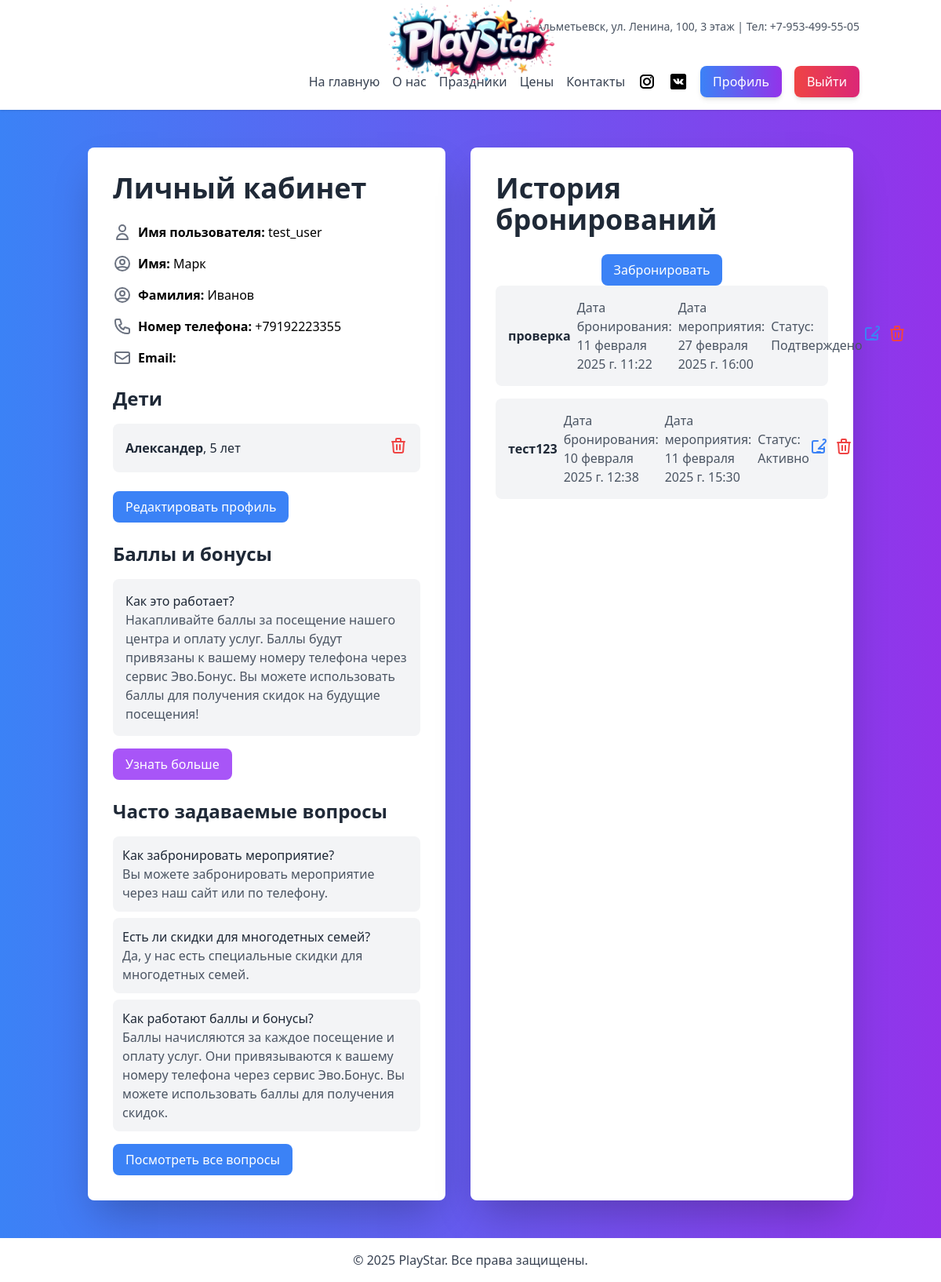
/accounts/profile/ (signed in), run on the app's committed database.
### main/models.py (models this page shows, shortened)
class CustomUser(AbstractUser):
    ROLE_CHOICES = [
        ('CLIENT', 'Клиент'),
        ('STAFF', 'Сотрудник'),
        ('MANAGER', 'Менеджер'),
        ('ADMIN', 'Администратор'),
    ]
    phone_number = models.CharField(max_length=15, unique=True, verbose_name="Номер телефона")
    role = models.CharField(
        max_length=10,
        choices=ROLE_CHOICES,
        default='CLIENT',  # По умолчанию роль "Клиент"
        verbose_name='Роль'
    )

class Child(models.Model):
    profile = models.ForeignKey(Profile, on_delete=models.CASCADE, related_name='children')
    name = models.CharField(max_length=100, verbose_name="Имя ребенка")
    age = models.PositiveIntegerField(verbose_name="Возраст ребенка")
    birthdate = models.DateField(verbose_name="Дата рождения", blank=True, null=True)  # Добавлено поле birthdate
    gender = models.CharField(max_length=10, choices=[('M', 'Male'), ('F', 'Female')], verbose_name="Пол", blank=True, null=True)  # Добавлено поле gender

### bookings/models.py (models this page shows, shortened)
class Booking(models.Model):
    user = models.ForeignKey(settings.AUTH_USER_MODEL, on_delete=models.CASCADE, related_name='bookings')
    event_name = models.CharField(max_length=255, verbose_name='Название мероприятия')
    booking_date = models.DateTimeField(auto_now_add=True, verbose_name='Дата бронирования')
    event_date = models.DateTimeField(verbose_name='Дата мероприятия')
    status = models.CharField(max_length=50, blank=True, null=True, default='Активно', verbose_name='Статус')
    children_count = models.PositiveIntegerField(default=1, blank=True, null=True, verbose_name='Количество детей')
    comment = models.TextField(max_length=255, blank=True, null=True, verbose_name='Комментарий')
    edited_by = models.CharField(max_length=50, blank=True, null=True, verbose_name='Отредактировано')  # Новое поле
    class Meta:
        verbose_name = 'Бронирование'
        verbose_name_plural = 'Бронирования'

### accounts/views.py (the view)
# urls.py: path('profile/', profile, name='profile'),
@login_required
def profile(request):
    user = request.user
    if not hasattr(user, 'profile'):
        Profile.objects.create(user=user)
    bookings = Booking.objects.filter(user=user).order_by('-booking_date')[:5]
    if request.method == 'POST' and 'create_booking' in request.POST:
        booking_form = BookingForm(request.POST)
        if booking_form.is_valid():
            booking = booking_form.save(commit=False)
            booking.user = user  # Привязываем бронирование к текущему пользователю
            booking.save()
            messages.success(request, 'Бронирование успешно создано.')
            return redirect('profile')
        else:
            messages.error(request, 'Ошибка при создании бронирования.')
    else:
        booking_form = BookingForm()
    context = {
        'user': user,
        'bookings': bookings,
        'booking_form': booking_form,  # Передаем форму для создания бронирования
    }
    return render(request, 'accounts/profile.html', context)

### main/templatetags/group_check.py (called while the page is built)
@register.filter(name='has_group')
def has_group(user, group_name):
    if hasattr(user, 'groups'):
        return user.groups.filter(name=group_name).exists()
    return False

### accounts/templates/accounts/profile.html (shortened to what this page needs)
{% extends 'base.html' %}
{% load group_check %}
{% block content %}
<div class="flex space-x-8 max-w-6xl mx-auto">
    <div class="w-1/2 bg-white p-8 rounded-lg shadow-2xl">
        <h2 class="text-4xl font-bold text-gray-800 mb-6">Личный кабинет</h2>
        <div class="space-y-4 text-left">
            <div class="flex items-center space-x-2">
                <svg class="w-6 h-6 text-gray-500" fill="none" stroke="currentColor" viewBox="0 0 24 24">
                    <path stroke-linecap="round" stroke-linejoin="round" stroke-width="2" d="M16 7a4 4 0 11-8 0 4 4 0 018 0zM12 14a7 7 0 00-7 7h14a7 7 0 00-7-7z"></path>
                </svg>
                <p><strong>Имя пользователя:</strong> {{ user.username }}</p>
            </div>
            <div class="flex items-center space-x-2">
                <svg class="w-6 h-6 text-gray-500" fill="none" stroke="currentColor" viewBox="0 0 24 24">
                    <path stroke-linecap="round" stroke-linejoin="round" stroke-width="2" d="M5.121 17.804A13.937 13.937 0 0112 16c2.5 0 4.847.655 6.879 1.804M15 10a3 3 0 11-6 0 3 3 0 016 0zm6 2a9 9 0 11-18 0 9 9 0 0118 0z"></path>
                </svg>
                <p><strong>Имя:</strong> {{ user.first_name }}</p>
            </div>
            <div class="flex items-center space-x-2">
                <svg class="w-6 h-6 text-gray-500" fill="none" stroke="currentColor" viewBox="0 0 24 24">
                    <path stroke-linecap="round" stroke-linejoin="round" stroke-width="2" d="M5.121 17.804A13.937 13.937 0 0112 16c2.5 0 4.847.655 6.879 1.804M15 10a3 3 0 11-6 0 3 3 0 016 0zm6 2a9 9 0 11-18 0 9 9 0 0118 0z"></path>
                </svg>
                <p><strong>Фамилия:</strong> {{ user.last_name }}</p>
            </div>
            <div class="flex items-center space-x-2">
                <p><strong>Номер телефона:</strong> {{ user.phone_number }}</p>
            </div>
            <div class="flex items-center space-x-2">
                <svg class="w-6 h-6 text-gray-500" fill="none" stroke="currentColor" viewBox="0 0 24 24">
                    <path stroke-linecap="round" stroke-linejoin="round" stroke-width="2" d="M3 8l7.89 5.26a2 2 0 002.22 0L21 8M5 19h14a2 2 0 002-2V7a2 2 0 00-2-2H5a2 2 0 00-2 2v10a2 2 0 002 2z"></path>
                </svg>
                <p><strong>Email:</strong> {{ user.email }}</p>
            </div>
        </div>
        <div class="mt-6">
            <h3 class="text-2xl font-bold text-gray-800 mb-4">Дети</h3>
            {% if user.profile.children.all %}
                <ul class="space-y-4">
                    {% for child in user.profile.children.all %}
                        <li class="flex justify-between items-center bg-gray-100 p-4 rounded-lg">
                            <div>
                                <p class="text-gray-800"><strong>{{ child.name }}</strong>, {{ child.age }} лет</p>
                            </div>
                            <form action="{% url 'delete_child' child.id %}" method="post" class="inline">
                                <button type="submit" class="text-red-500 hover:text-red-700">
                                    <svg xmlns="http://www.w3.org/2000/svg" class="h-6 w-6" fill="none" viewBox="0 0 24 24" stroke="currentColor">
                                        <path stroke-linecap="round" stroke-linejoin="round" stroke-width="2" d="M19 7l-.867 12.142A2 2 0 0116.138 21H7.862a2 2 0 01-1.995-1.858L5 7m5 4v6m4-6v6m1-10V4a1 1 0 00-1-1h-4a1 1 0 00-1 1v3M4 7h16" />
                                    </svg>
                                </button>
                            </form>
                        </li>
                    {% endfor %}
                </ul>
            {% else %}
                <p class="text-gray-600">Дети не добавлены.</p>
            {% endif %}
        </div>
        <div class="mt-6 space-x-4">
            <a href="{% url 'profile_edit' %}" class="inline-block bg-blue-500 text-white py-2 px-4 rounded-lg hover:bg-blue-600 transition duration-300">
                Редактировать профиль
            </a>
        </div>
        <div class="mt-6">
            <h3 class="text-2xl font-bold text-gray-800 mb-4">Баллы и бонусы</h3>
            <div class="bg-gray-100 p-4 rounded-lg">
                <p class="text-gray-800 font-medium">Как это работает?</p>
                <p class="text-gray-600">
                    Накапливайте баллы за посещение нашего центра и оплату услуг. Баллы будут привязаны к вашему номеру телефона через сервис Эво.Бонус.
                    Вы можете использовать баллы для получения скидок на будущие посещения!
                </p>
            </div>
            <a href="#" class="inline-block mt-4 bg-purple-500 text-white py-2 px-4 rounded-lg hover:bg-purple-600 transition duration-300">
                Узнать больше
            </a>
        </div>
        <div class="mt-6">
            <h3 class="text-2xl font-bold text-gray-800 mb-4">Часто задаваемые вопросы</h3>
            <ul class="space-y-2">
                <li class="bg-gray-100 p-3 rounded-lg">
                    <p class="text-gray-800 font-medium">Как забронировать мероприятие?</p>
                    <p class="text-gray-600">Вы можете забронировать мероприятие через наш сайт или по телефону.</p>
                </li>
                <li class="bg-gray-100 p-3 rounded-lg">
                    <p class="text-gray-800 font-medium">Есть ли скидки для многодетных семей?</p>
                    <p class="text-gray-600">Да, у нас есть специальные скидки для многодетных семей.</p>
                </li>
                <li class="bg-gray-100 p-3 rounded-lg">
                    <p class="text-gray-800 font-medium">Как работают баллы и бонусы?</p>
                    <p class="text-gray-600">
                        Баллы начисляются за каждое посещение и оплату услуг. Они привязываются к вашему номеру телефона через сервис Эво.Бонус.
                        Вы можете использовать баллы для получения скидок.
                    </p>
                </li>
            </ul>
            <a href="#" class="inline-block mt-4 bg-blue-500 text-white py-2 px-4 rounded-lg hover:bg-blue-600 transition duration-300">
                Посмотреть все вопросы
            </a>
        </div>
    </div>
    <div class="w-1/2 bg-white p-8 rounded-lg shadow-2xl">
        <h2 class="text-4xl font-bold text-gray-800 mb-6">История бронирований</h2>
<div class="flex justify-center w-full">
    <button onclick="openModal()" class="bg-blue-500 text-white py-2 px-4 rounded-lg hover:bg-blue-600 transition duration-300">
        Забронировать
    </button>
</div>
        {% if bookings %}
            <ul class="space-y-4">
                {% for booking in bookings %}
                    <li class="bg-gray-100 p-4 rounded-lg flex items-center justify-between">
                        <div class="flex items-center space-x-2">
                            <p class="text-gray-800"><strong>{{ booking.event_name }}</strong></p>
                            <p class="text-gray-600">Дата бронирования: {{ booking.booking_date }}</p>
                            <p class="text-gray-600">Дата мероприятия: {{ booking.event_date }}</p>
                            <p class="text-gray-600">Статус: {{ booking.status }}</p>
                        </div>
                        <div class="flex space-x-2">
                            <a href="{% url 'edit_booking' booking.id %}" class="text-blue-500 hover:text-blue-700">
                                <svg xmlns="http://www.w3.org/2000/svg" class="h-6 w-6" fill="none" viewBox="0 0 24 24" stroke="currentColor">
                                    <path stroke-linecap="round" stroke-linejoin="round" stroke-width="2" d="M11 5H6a2 2 0 00-2 2v11a2 2 0 002 2h11a2 2 0 002-2v-5m-1.414-9.414a2 2 0 112.828 2.828L11.828 15H19m-9 4h4" />
                                </svg>
                            </a>
                            <form action="{% url 'delete_booking' booking.id %}" method="post" class="inline">
                                <button type="submit" class="text-red-500 hover:text-red-700">
                                    <svg xmlns="http://www.w3.org/2000/svg" class="h-6 w-6" fill="none" viewBox="0 0 24 24" stroke="currentColor">
                                        <path stroke-linecap="round" stroke-linejoin="round" stroke-width="2" d="M19 7l-.867 12.142A2 2 0 0116.138 21H7.862a2 2 0 01-1.995-1.858L5 7m5 4v6m4-6v6m1-10V4a1 1 0 00-1-1h-4a1 1 0 00-1 1v3M4 7h16" />
                                    </svg>
                                </button>
                            </form>
                        </div>
                    </li>
                {% endfor %}
            </ul>
        {% else %}
            <p class="text-gray-600 text-center">У вас пока нет бронирований.</p>
        {% endif %}
    </div>
</div>
{% endblock %}

### data on the page
CustomUser: username "test_user", first_name "Марк", last_name "Иванов", phone_number "+79192223355"
Child: name "Александер", age "5"
Booking: event_name "проверка", booking_date "11 февраля 2025 г. 11:22", event_date "27 февраля 2025 г. 16:00", status "Подтверждено"
Booking: event_name "тест123", booking_date "10 февраля 2025 г. 12:38", event_date "11 февраля 2025 г. 15:30", status "Активно"
